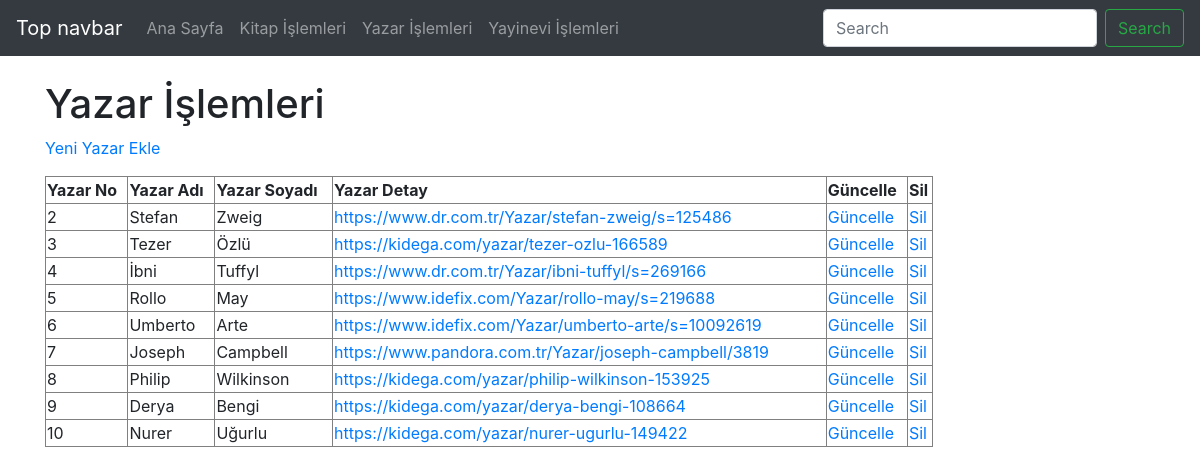
/yazar.php, run on the app's committed database.
### tables this page shows
CREATE TABLE `yazar` (
  `YazarKayitNO` smallint(6) NOT NULL COMMENT 'YAZARIN KAYIT NUMARASI',
  `YazarKayitTARIH` timestamp NOT NULL DEFAULT current_timestamp() COMMENT 'YAZARIN KAYIT TARİHİ',
  `YazarAdi` varchar(100) NOT NULL COMMENT 'YAZARIN ADI',
  `YazarSoyadi` varchar(100) NOT NULL COMMENT 'YAZARIN SOYADI',
  `YazarURL` varchar(100) DEFAULT NULL COMMENT 'YAZARIN İNTERNET SİTESİ'
);

### yazar.php (the view, shortened to what this page needs)
<?php
require_once("baglanti.php");
$sorgu = mysqli_query($baglanti, "SELECT * FROM yazar");
?>
<!DOCTYPE html>
<html lang="tr"><head><meta http-equiv="Content-Type" content="text/html; charset=UTF-8">
<link href="bootstrap.min.css" rel="stylesheet">
    <link href="./katalog_files/navbar-top.css" rel="stylesheet">
  </head>
  <body>
    <nav class="navbar navbar-expand-md navbar-dark bg-dark mb-4">
  <a class="navbar-brand" href="https://getbootstrap.com/docs/4.4/examples/navbar-static/#">Top navbar</a>
  <div class="collapse navbar-collapse" id="navbarCollapse">
    <ul class="navbar-nav mr-auto">
      <li class="nav-item">
        <a class="nav-link" href="index.php">Ana Sayfa </a>
      </li>
      <li class="nav-item">
        <a class="nav-link" href="eser.php">Kitap İşlemleri</a>
      </li>
      <li class="nav-item">
        <a class="nav-link" href="yazar.php">Yazar İşlemleri</a>
      </li>
      <li class="nav-item">
        <a class="nav-link" href="yayinevi.php">Yayinevi İşlemleri</a>
      </li>
    </ul>
    <form class="form-inline mt-2 mt-md-0">
      <input class="form-control mr-sm-2" type="text" placeholder="Search" aria-label="Search">
      <button class="btn btn-outline-success my-2 my-sm-0" type="submit">Search</button>
    </form>
  </div>
</nav>
<main role="main" class="container">
<h1>Yazar İşlemleri</h1>
<p><a href="yazar_ekle.php">Yeni Yazar Ekle</a></p>
<?php
echo("<table border=1 width=80%>");
    echo("<tr>");
    echo("<td><b>Yazar No</b></td>");
    echo("<td><b>Yazar Adı</b></td>");
    echo("<td><b>Yazar Soyadı</b></td>");
    echo("<td><b>Yazar Detay</b></td>");
    echo("<td><b>Güncelle</b></td>");
    echo("<td><b>Sil</b></td>");
    echo("</tr>");
while($satir = mysqli_fetch_assoc($sorgu)){
    echo("<tr>");
    echo("<td>".$satir["YazarKayitNO"]."</td>");
    echo("<td>".$satir["YazarAdi"]."</td>");
    echo("<td>".$satir["YazarSoyadi"]."</td>");
    echo("<td><a href=".$satir['YazarURL']."target='_blank'>".$satir["YazarURL"]."</a></td>");
    echo("<td><a href='guncellenecek.php?YazarKayitNO=".$satir["YazarKayitNO"]."'>Güncelle</a></td>");
    echo("<td><a href='sil.php?YazarKayitNO=".$satir["YazarKayitNO"]."'>Sil</a></td>");
    echo("</tr>");
            }
echo("</table>");
?>
</main>
</body></html>

### navbar-top.css (style rules this page uses)
body { min-height: 75rem; }

### data on the page
yazar: YazarKayitNO "2", YazarAdi "Stefan", YazarSoyadi "Zweig", YazarURL "https://www.dr.com.tr/Yazar/stefan-zweig/s=125486"
yazar: YazarKayitNO "3", YazarAdi "Tezer", YazarSoyadi "Özlü", YazarURL "https://kidega.com/yazar/tezer-ozlu-166589"
yazar: YazarKayitNO "4", YazarAdi "İbni", YazarSoyadi "Tuffyl", YazarURL "https://www.dr.com.tr/Yazar/ibni-tuffyl/s=269166"
yazar: YazarKayitNO "5", YazarAdi "Rollo", YazarSoyadi "May", YazarURL "https://www.idefix.com/Yazar/rollo-may/s=219688"
yazar: YazarKayitNO "6", YazarAdi "Umberto", YazarSoyadi "Arte", YazarURL "https://www.idefix.com/Yazar/umberto-arte/s=10092619"
yazar: YazarKayitNO "7", YazarAdi "Joseph", YazarSoyadi "Campbell", YazarURL "https://www.pandora.com.tr/Yazar/joseph-campbell/3819"
yazar: YazarKayitNO "8", YazarAdi "Philip", YazarSoyadi "Wilkinson", YazarURL "https://kidega.com/yazar/philip-wilkinson-153925"
yazar: YazarKayitNO "9", YazarAdi "Derya", YazarSoyadi "Bengi", YazarURL "https://kidega.com/yazar/derya-bengi-108664"
yazar: YazarKayitNO "10", YazarAdi "Nurer", YazarSoyadi "Uğurlu", YazarURL "https://kidega.com/yazar/nurer-ugurlu-149422"
